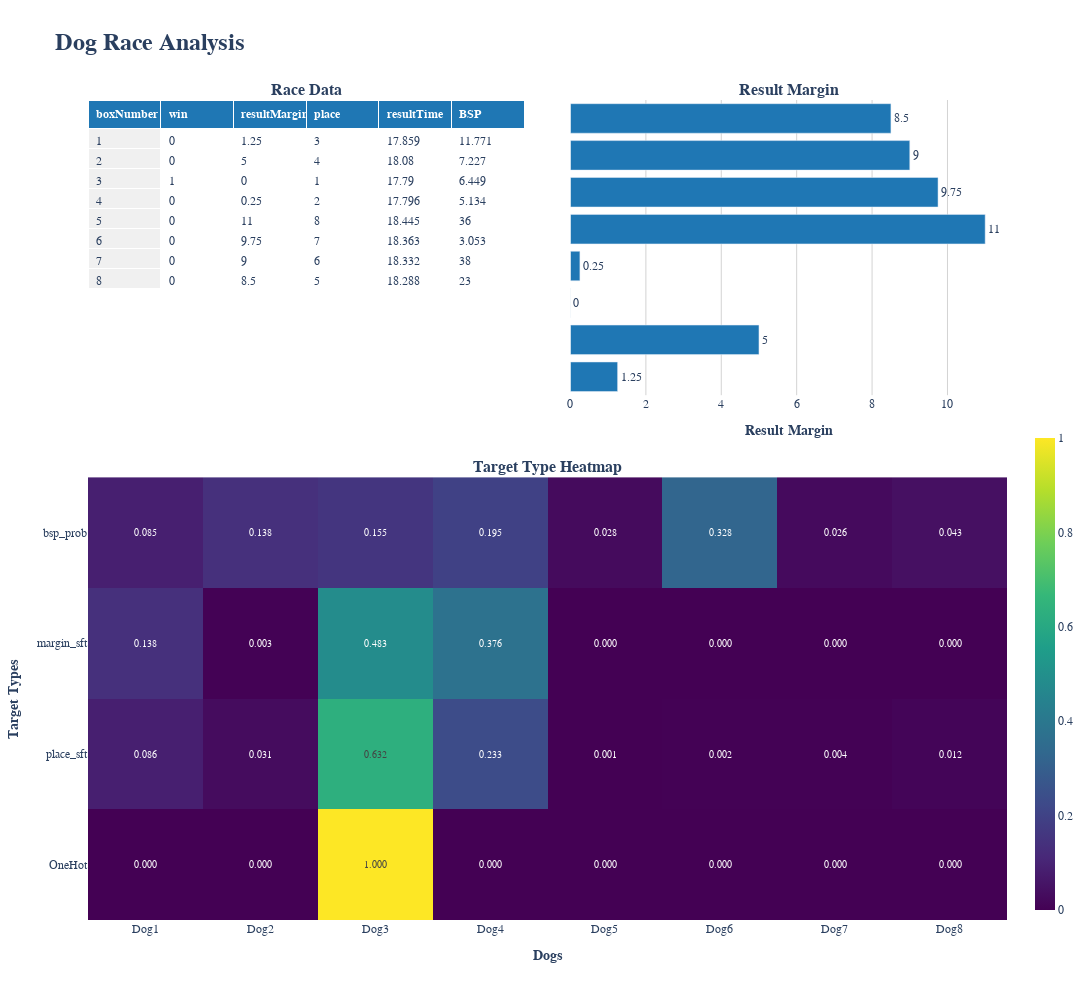

The notebook cell this image was saved under:
### Code cell
import plotly.graph_objects as go
from plotly.subplots import make_subplots
import pandas as pd
import torch

# Assuming you have your data in the following format
dogs = ['Dog1', 'Dog2', 'Dog3', 'Dog4', 'Dog5', 'Dog6', 'Dog7', 'Dog8']
target_types = ['OneHot', 'place_sft', 'margin_sft', 'bsp_prob']

# Assuming these variables are defined elsewhere in your code
# onehot, place_sft, margin_sft, bsp_prob

# Stack the data
data = torch.stack([onehot, place_sft, margin_sft, bsp_prob], dim=0)

# Assuming single_race DataFrame is already defined

# Create a 2D array of text
text = data.numpy().astype(str)

# Create subplots: 2 rows, 2 columns
fig = make_subplots(rows=2, cols=2, 
                    subplot_titles=("<b>Race Data</b>", "<b>Result Margin</b>", "<b>Target Type Heatmap</b>", ""),
                    specs=[[{"type": "table"}, {"type": "bar"}],
                           [{"type": "heatmap", "colspan": 2}, None]],
                    vertical_spacing=0.1,
                    horizontal_spacing=0.05,
                    row_heights=[0.4, 0.6])

# Add table
fig.add_trace(
    go.Table(
        header=dict(values=[f"<b>{col}</b>" for col in single_race[['boxNumber','win','resultMargin','place','resultTime','BSP']].columns],
                    fill_color='#1f77b4',
                    font=dict(color='white'),
                    align='left'),
        cells=dict(values=[single_race[col].round(3) for col in single_race[['boxNumber','win','resultMargin','place','resultTime','BSP']].columns],
                   fill_color=['#f0f0f0', 'white'],
                   align='left')
    ),
    row=1, col=1
)

# Add column chart (using 'resultMargin' as default)
fig.add_trace(
    go.Bar(
        x=single_race['resultMargin'],
        y=dogs,
        orientation='h',
        text=single_race['resultMargin'].round(3),
        textposition='outside',
        marker_color='#1f77b4',
        hoverinfo='text+y'
    ),
    row=1, col=2
)

# Add heatmap
fig.add_trace(
    go.Heatmap(
        z=data.numpy(),
        x=dogs,
        y=target_types,
        text=text,
        hoverinfo='text+x+y',
        texttemplate="%{text:.3f}",
        textfont={"size":10},
        colorscale='Viridis',
        showscale=True,
        colorbar=dict(len=0.6, y=0.3, thickness=20)
    ),
    row=2, col=1
)

# Update layout
fig.update_layout(
    height=1000, 
    width=1400, 
    title_text="<b>Dog Race Analysis</b>",
    font=dict(family="Arial, sans-serif"),
    plot_bgcolor='white',
    paper_bgcolor='white',
    title_font_size=24,
    showlegend=False
)

# Update axes
fig.update_xaxes(title_text="<b>Result Margin</b>", row=1, col=2, showgrid=True, gridcolor='lightgrey')
fig.update_yaxes(title_text="", row=1, col=2, showticklabels=False, showgrid=False)  # Remove y-axis
fig.update_xaxes(title_text="<b>Dogs</b>", row=2, col=1)
fig.update_yaxes(title_text="<b>Target Types</b>", row=2, col=1)

# Add hover templates
fig.update_traces(
    hovertemplate="<b>%{y}</b><br>Result Margin: %{x:.3f}<extra></extra>",
    selector=dict(type="bar")
)

# Generate HTML with some custom CSS for a modern look
html_string = f"""
<html>
    <head>
        <meta charset="utf-8" />
        <script src="https://cdn.plot.ly/plotly-latest.min.js"></script>
        <style>
            body {{
                font-family: Arial, sans-serif;
                margin: 0;
                padding: 20px;
                background-color: #f0f0f0;
            }}
            .chart-container {{
                background-color: white;
                border-radius: 8px;
                box-shadow: 0 4px 6px rgba(0, 0, 0, 0.1);
                padding: 20px;
                margin-bottom: 20px;
                max-width: 1400px;
                margin-left: auto;
                margin-right: auto;
            }}
        </style>
    </head>
    <body>
        <div class="chart-container">
            {fig.to_html(full_html=False, include_plotlyjs=False)}
        </div>
    </body>
</html>
"""

# Write to file
with open('dog_race_analysis.html', 'w') as f:
    f.write(html_string)

print("HTML file 'dog_race_analysis.html' has been created.")


fig.show()

### Figure 1 — Plotly figure (JSON) as saved in the notebook; plotly's stock layout.template omitted (floating-point values rounded to 4 significant figures)
{"data": [{"cells": {"align": "left", "fill": {"color": ["#f0f0f0", "white"]}, "values": [[1, 2, 3, 4, 5, 6, 7, 8], [0, 0, 1, 0, 0, 0, 0, 0], [1.25, 5, 0, 0.25, 11, 9.75, 9, 8.5], [3, 4, 1, 2, 8, 7, 6, 5], [17.86, 18.08, 17.79, 17.8, 18.45, 18.36, 18.33, 18.29], [11.77, 7.227, 6.449, 5.134, 36, 3.053, 38, 23]]}, "domain": {"x": [0, 0.475], "y": [0.64, 1]}, "header": {"align": "left", "fill": {"color": "#1f77b4"}, "font": {"color": "white"}, "values": ["<b>boxNumber</b>", "<b>win</b>", "<b>resultMargin</b>", "<b>place</b>", "<b>resultTime</b>", "<b>BSP</b>"]}, "type": "table"}, {"hoverinfo": "text+y", "hovertemplate": "<b>%{y}</b><br>Result Margin: %{x:.3f}<extra></extra>", "marker": {"color": "#1f77b4"}, "orientation": "h", "text": [1.25, 5, 0, 0.25, 11, 9.75, 9, 8.5], "textposition": "outside", "type": "bar", "x": [1.25, 5, 0, 0.25, 11, 9.75, 9, 8.5], "xaxis": "x", "y": ["Dog1", "Dog2", "Dog3", "Dog4", "Dog5", "Dog6", "Dog7", "Dog8"], "yaxis": "y"}, {"colorbar": {"len": 0.6, "thickness": 20, "y": 0.3}, "colorscale": [[0, "#440154"], [0.1111, "#482878"], [0.2222, "#3e4989"], [0.3333, "#31688e"], [0.4444, "#26828e"], [0.5556, "#1f9e89"], [0.6667, "#35b779"], [0.7778, "#6ece58"], [0.8889, "#b5de2b"], [1, "#fde725"]], "hoverinfo": "text+x+y", "showscale": true, "text": [["0.0", "0.0", "1.0", "0.0", "0.0", "0.0", "0.0", "0.0"], ["0.08557692272813495", "0.03148199051039798", "0.6323326828120425", "0.23262219398733308", "0.0005766127696870058", "0.0015673960138976283", "0.004260624102577064", "0.011581577075929859"], ["0.13824479846716606", "0.0032512060362660093", "0.48252175873560466", "0.3757883235522804", "8.058934039185174e-06", "2.8128443668319483e-05", "5.954791571312103e-05", "9.817791526208103e-05"], ["0.08495561142364941", "0.13836296300317022", "0.15505577159183329", "0.19476847247444007", "0.027777777777777776", "0.32756978339477555", "0.02631578947368421", "0.043478260869565216"]], "textfont": {"size": 10}, "texttemplate": "%{text:.3f}", "type": "heatmap", "x": ["Dog1", "Dog2", "Dog3", "Dog4", "Dog5", "Dog6", "Dog7", "Dog8"], "xaxis": "x2", "y": ["OneHot", "place_sft", "margin_sft", "bsp_prob"], "yaxis": "y2", "z": [[0, 0, 1, 0, 0, 0, 0, 0], [0.08558, 0.03148, 0.6323, 0.2326, 0.0005766, 0.001567, 0.004261, 0.01158], [0.1382, 0.003251, 0.4825, 0.3758, 8.059e-06, 2.813e-05, 5.955e-05, 9.818e-05], [0.08496, 0.1384, 0.1551, 0.1948, 0.02778, 0.3276, 0.02632, 0.04348]]}], "layout": {"annotations": [{"font": {"size": 16}, "showarrow": false, "text": "<b>Race Data</b>", "x": 0.2375, "xanchor": "center", "xref": "paper", "y": 1, "yanchor": "bottom", "yref": "paper"}, {"font": {"size": 16}, "showarrow": false, "text": "<b>Result Margin</b>", "x": 0.7625, "xanchor": "center", "xref": "paper", "y": 1, "yanchor": "bottom", "yref": "paper"}, {"font": {"size": 16}, "showarrow": false, "text": "<b>Target Type Heatmap</b>", "x": 0.5, "xanchor": "center", "xref": "paper", "y": 0.54, "yanchor": "bottom", "yref": "paper"}], "font": {"family": "Arial, sans-serif"}, "height": 1000, "paper_bgcolor": "white", "plot_bgcolor": "white", "showlegend": false, "title": {"font": {"size": 24}, "text": "<b>Dog Race Analysis</b>"}, "width": 1400, "xaxis": {"anchor": "y", "domain": [0.525, 1], "gridcolor": "lightgrey", "showgrid": true, "title": {"text": "<b>Result Margin</b>"}}, "xaxis2": {"anchor": "y2", "domain": [0, 1], "title": {"text": "<b>Dogs</b>"}}, "yaxis": {"anchor": "x", "domain": [0.64, 1], "showgrid": false, "showticklabels": false, "title": {"text": ""}}, "yaxis2": {"anchor": "x2", "domain": [0, 0.54], "title": {"text": "<b>Target Types</b>"}}}}
